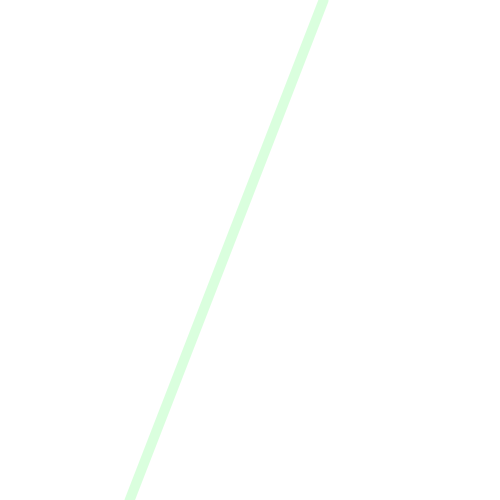
Frame 1 (no input)
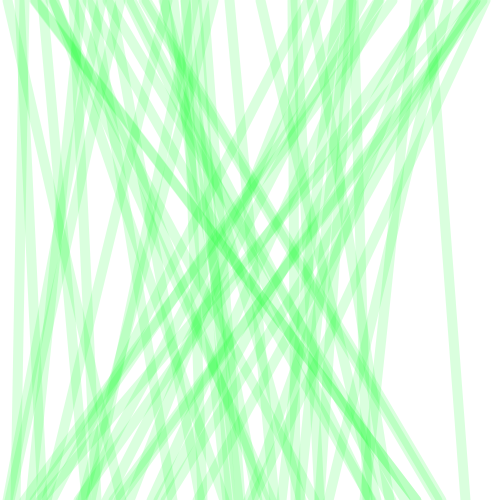
Frame 60 (the mouse pressed at the canvas centre just before this capture)
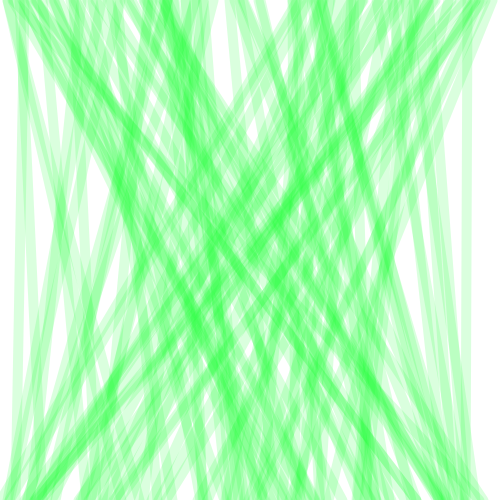
Frame 120 (the mouse held since frame 60 and released just before this capture)

The Processing sketch that drew these frames (run headless with seeded random() and noise(); from frame 60 on, the mouse is pressed at the canvas centre):

// Processing sketch: processing_160112
// ── processing_160112.pde

void setup (){
  size (500,500);
  background(255);
}  
  
void draw (){
float x1= random (width);
float x2= random (width);

strokeWeight (10);
stroke(20,300,45,40);
line (x1, 0, x2, height);
}
